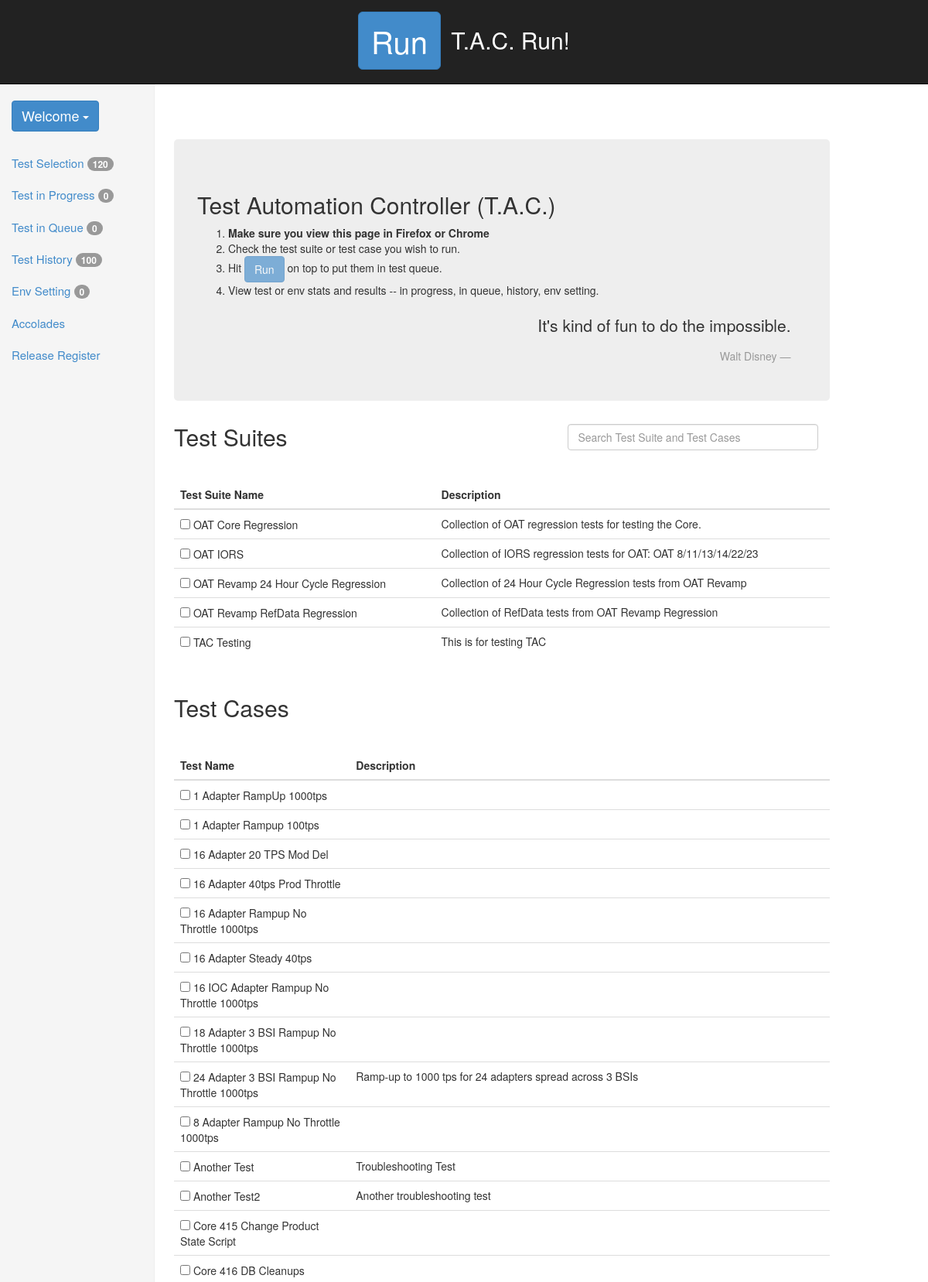
The page / (upper part) on the database its author committed.
### tables this page shows
CREATE TABLE IF NOT EXISTS `test_suite` (
  `suite_id` int(11) NOT NULL AUTO_INCREMENT,
  `suite_name` varchar(50) NOT NULL,
  `description` varchar(200) DEFAULT NULL,
  KEY `suite_id` (`suite_id`)
);

CREATE TABLE IF NOT EXISTS `test_case` (
  `test_id` int(11) NOT NULL AUTO_INCREMENT,
  `test_name` varchar(50) NOT NULL,
  `description` varchar(200) DEFAULT NULL,
  PRIMARY KEY (`test_id`)
);

### base_function.php (the view, shortened to what this page needs)
<?php
	function f_tableDisplay($type)
  {
		global $db;
    if($type == 'test')
    {
      $sql_query = "select test_id as id,test_name as name,description from test_case order by test_name";
    }
    else
    {
      $sql_query = "select suite_id as id,suite_name as name,description from test_suite order by suite_name";
    }
    $result = $db->query($sql_query) or die($db->error);
    while($row = $result->fetch_assoc())
		{
			$id = $row['id'];
      $name = $row['name'];
      $description = $row['description'];
			if($type == 'test')
			{
				echo "<tr><td><input type='checkbox' name='tests[]' value='$id'>
              $name</td>
              <td>$description</td></tr>";
			}
			else
			{
				echo "<tr><td><input type='checkbox' name='suites[]' value='$id'>
              $name</td>
              <td>$description</td></tr>";
			}
    }
  }
	function f_statCount($type)
	{
		global $db;
		if($type == 'progress')
		{
			$sql_query = "select count(*)	as count from test_request as tr where tr.status = 1";
		}
		elseif($type == 'queue') $sql_query = "select count(*)	as count from test_request as tr where tr.status = 0";
		elseif($type == 'history') $sql_query = "select count(*)	as count from test_request as tr where tr.status not in (0,1)";
		elseif($type == 'test') $sql_query = "select count(*) as count from test_case";
		else $sql_query = "select count(*) as count from test_env where status = 0";
		$result = $db->query($sql_query) or die($db->error);
		$row = $result->fetch_assoc();
		return $row['count'];
	}
?>

### index.php (shortened to what this page needs)
<?php
	require_once "base_function.php";
?>
<!DOCTYPE HTML>
<html lang="en">
    <head>
            <link href="css/bootstrap.min.css" rel="stylesheet" media="screen">
            <link href="tac.css" rel="stylesheet">
    </head>
    <body>
	<nav id="topnav" class="navbar navbar-default navbar-fixed-top navbar-inverse">
		<div class="container-fluid">
			<p class="text-center" id="slogan">
				<button id="runbtn" class="btn btn-primary btn-lg navbar-btn">Run</button> T.A.C. Run!
			</p>
		</div>
	</nav>
	<div class="container-fluid">
		<div class="row">
			<div class="col-sm-3 col-md-2 sidebar">
				<div id="greeting" class="btn-group">
					<button id="name_btn" type="button" class="btn btn-primary dropdown-toggle" data-toggle="dropdown">
						Welcome <?php echo $_COOKIE['user'];?> <span class="caret"></span>
					</button>
				</div>
				<ul class="nav nav-sidebar">
					<li><a class="sidelink" href="http://asg.ise.com/tac/index.php#main">Test Selection <span id="test_stat" class="badge"><?php echo f_statCount('test');?></span></a></li>
					<li><a class="sidelink" href="http://asg.ise.com/tac/index.php#progress">Test in Progress <span id="progress_stat" class="badge"><?php echo f_statCount('progress');?></span></a></li>
					<li><a class="sidelink" href="http://asg.ise.com/tac/index.php#queue">Test in Queue <span id="queue_stat" class="badge"><?php echo f_statCount('queue');?></span></a></li>
					<li><a class="sidelink" href="http://asg.ise.com/tac/index.php#history">Test History <span id="history_stat" class="badge"><?php echo f_statCount('history');?></span></a></li>
					<li><a class="sidelink" href="http://asg.ise.com/tac/index.php#env">Env Setting <span id="env_stat" class="badge"><?php echo f_statCount('env');?></span></a></li>
					<li><a href="http://asg.ise.com/tac/tac_stats.php">Accolades</a></li>
					<li><a href="http://ic-aoc01/isxfiles/">Release Register</a></li>
				</ul>
			</div>
		</div>
		<div id="main" class="col-sm-9 col-sm-offset-3 col-md10 col-md-offset-2">
			<div id="banner" class="jumbotron">
			<h2>Test Automation Controller (T.A.C.)</h2>
			<ol>
				<li><strong>Make sure you view this page in Firefox or Chrome</strong></li>
				<li>Check the test suite or test case you wish to run.</li>
				<li>Hit <button class="btn btn-primary disabled">Run</button> on top to put them in test queue.</li>
				<li>View test or env stats and results -- in progress, in queue, history, env setting.</li>
			</ol>
			<blockquote id="disney" class="blockquote-reverse">
				<p>It's kind of fun to do the impossible.</p>
				<footer>Walt Disney</footer>
			</blockquote>
		</div>
			<form id="test_request" method="get" action="test_request.php">
				<h2 class="sub-header inline_header">Test Suites</h2>
					<div class="pull-right col-xs-5">
						<input id="test_request_search" class="form-control" placeholder="Search Test Suite and Test Cases">
					</div>
					<br><br><br>
				<table class="table">
						<thead>
								<tr>
									<th>Test Suite Name</th>
									<th>Description</th>
								</tr>
						</thead>
						<tbody id="test_suite_table" class="test_request_searchable">
							<?php f_tableDisplay('suite');?>
						</tbody>
					</table>
				<h2 class="sub-header">Test Cases</h2>
				<br>
					<table class="table">
						<thead>
								<tr>
									<th>Test Name</th>
									<th>Description</th>
								</tr>
						</thead>
						<tbody id="test_table" class="test_request_searchable">
							<?php f_tableDisplay('test');?>
						</tbody>
					</table>
			</form>
		</div>
	</div>
    </body>
</html>

### tac.css (style rules this page uses)
body { font-weight: 200; padding-top: 100px; }
#slogan { font-size:30px; }
#topnav { padding-top:15px; color:white; }
#runbtn { margin-top:0; margin-right:5px; }
@media (min-width:768px) { .sidebar { position: fixed; top:100px; left:0; bottom:0px; display:block; z-index: 1000; padding:10px 0px 10px 0px; overflow-x:hidden; overflow-y:auto; border-right:1px solid #eee; background-color:#f5f5f5; border-radius:5px; } }
.nav>li { position: relative !important; display:block !important; font-size:15px !important; }
.sub-header { margin-top:50px; padding-bottom:10px; }
.navbar-btn { font-size:40px; }
#main { padding-top:80px; }
.inline_header { display:inline; }
#banner { border-radius: 5px 5px 5px 5px; -moz-border-radius: 5px 5px 5px 5px; -webkit-border-radius: 5px 5px 5px 5px; border: 0px solid #000000; }
#disney { margin-bottom:0; padding-bottom: 0; }
#name_btn { font-size:18px; }
#greeting { margin-left:15px; margin-top:20px; margin-bottom:20px; }

### rows shown on the page
test_suite: suite_name "OAT Core Regression", description "Collection of OAT regression tests for testing the Core."
test_suite: suite_name "OAT IORS", description "Collection of IORS regression tests for OAT: OAT 8/11/13/14/22/23"
test_suite: suite_name "OAT Revamp 24 Hour Cycle Regression", description "Collection of 24 Hour Cycle Regression tests from OAT Revamp"
test_suite: suite_name "OAT Revamp RefData Regression", description "Collection of RefData tests from OAT Revamp Regression"
test_suite: suite_name "TAC Testing", description "This is for testing TAC"
test_case: test_name "1 Adapter RampUp 1000tps"
test_case: test_name "1 Adapter Rampup 100tps"
test_case: test_name "16 Adapter 20 TPS Mod Del"
test_case: test_name "16 Adapter 40tps Prod Throttle"
test_case: test_name "16 Adapter Rampup No Throttle 1000tps"
test_case: test_name "16 Adapter Steady 40tps"
test_case: test_name "16 IOC Adapter Rampup No Throttle 1000tps"
test_case: test_name "18 Adapter 3 BSI Rampup No Throttle 1000tps"
test_case: test_name "24 Adapter 3 BSI Rampup No Throttle 1000tps", description "Ramp-up to 1000 tps for 24 adapters spread across 3 BSIs"
test_case: test_name "8 Adapter Rampup No Throttle 1000tps"
test_case: test_name "Another Test", description "Troubleshooting Test"
test_case: test_name "Another Test2", description "Another troubleshooting test"
test_case: test_name "Core 415 Change Product State Script"
test_case: test_name "Core 416 DB Cleanups"

### other values the page prints
f_statCount('test') "120"
f_statCount('progress') "0"
f_statCount('queue') "0"
f_statCount('history') "100"
f_statCount('env') "0"
